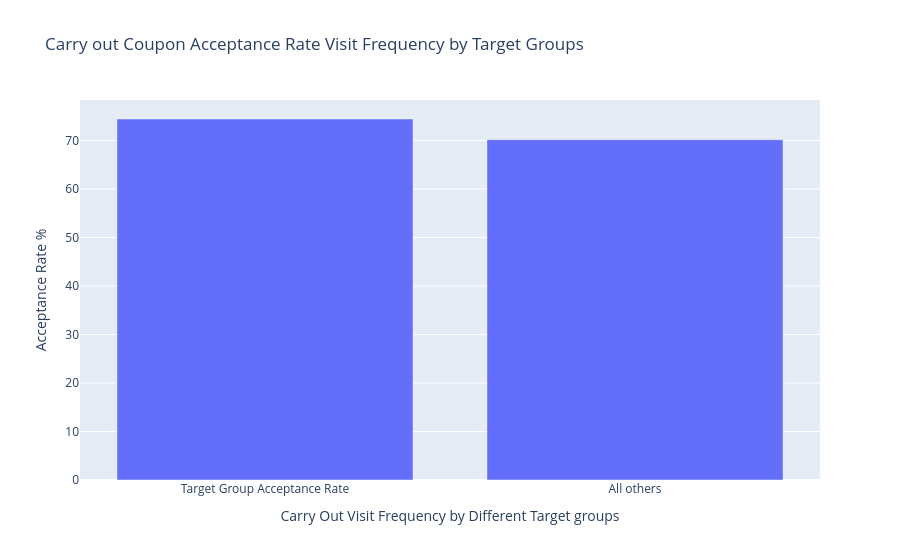

Notebook code for this chart:
### Code cell
# Plotly Visualization
data = {
    'Carry Out Visit Frequency by Different Target groups': ['Target Group Acceptance Rate' , 'All others'],
    'Acceptance Rate %': [targeted_group_rate * 100 , all_others_rate * 100]
}

fig = px.bar(
    data, 
    x='Carry Out Visit Frequency by Different Target groups', 
    y='Acceptance Rate %',
    title='Carry out Coupon Acceptance Rate Visit Frequency by Target Groups'
)
fig.show()

### Figure 1 — Plotly figure (JSON) as saved in the notebook; plotly's stock layout.template omitted (floating-point values rounded to 4 significant figures)
{"data": [{"hovertemplate": "Carry Out Visit Frequency by Different Target groups=%{x}<br>Acceptance Rate %=%{y}<extra></extra>", "legendgroup": "", "marker": {"color": "#636efa", "pattern": {"shape": ""}}, "name": "", "orientation": "v", "showlegend": false, "textposition": "auto", "type": "bar", "x": ["Target Group Acceptance Rate", "All others"], "xaxis": "x", "y": [74.43, 70.16], "yaxis": "y"}], "layout": {"barmode": "relative", "legend": {"tracegroupgap": 0}, "title": {"text": "Carry out Coupon Acceptance Rate Visit Frequency by Target Groups"}, "xaxis": {"anchor": "y", "domain": [0, 1], "title": {"text": "Carry Out Visit Frequency by Different Target groups"}}, "yaxis": {"anchor": "x", "domain": [0, 1], "title": {"text": "Acceptance Rate %"}}}}
